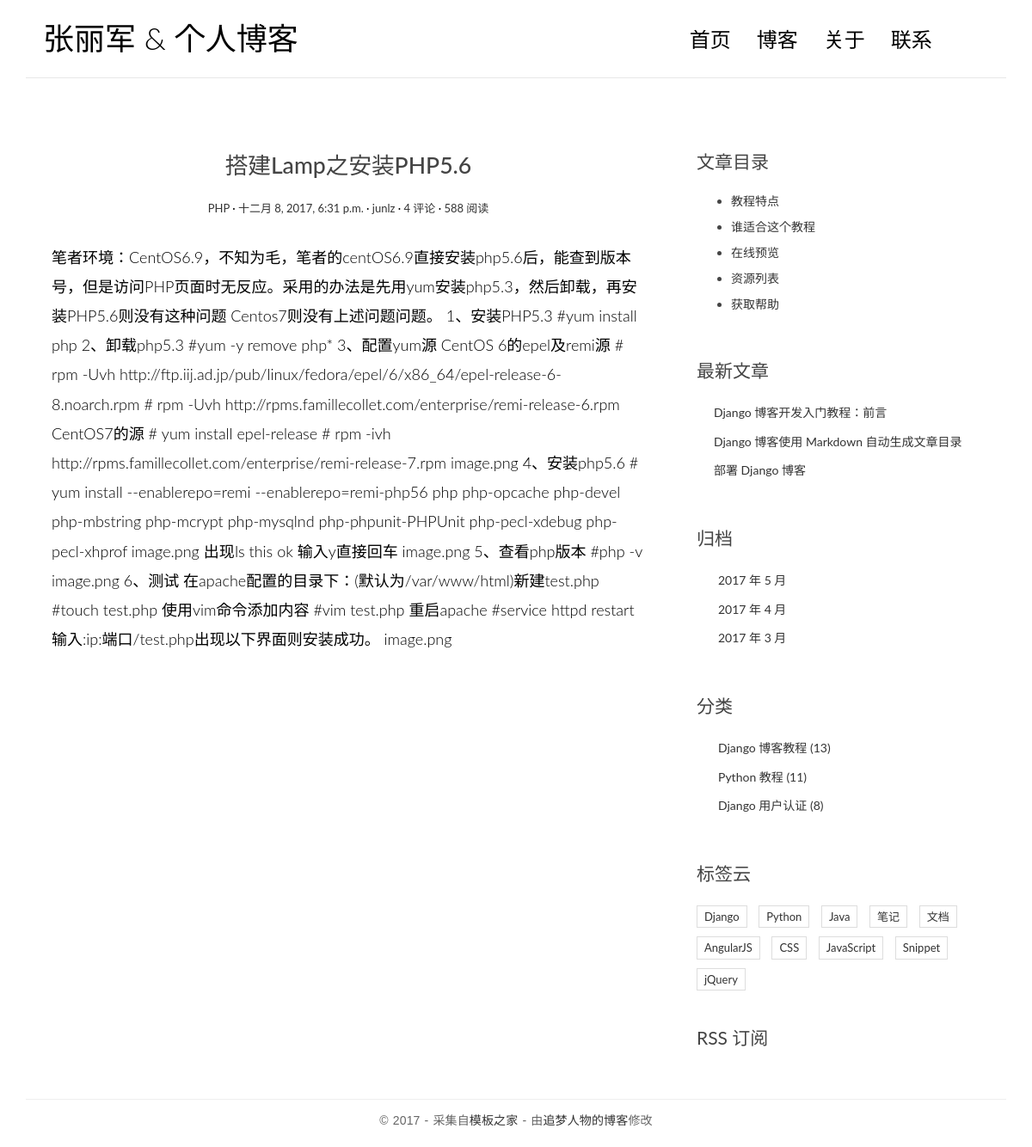
The app's page /post/2/ with its own data.
### blog/models.py (models this page shows, shortened)
@python_2_unicode_compatible
class Post(models.Model):
    title = models.CharField(max_length=70)
    body = models.TextField()
    created_time = models.DateTimeField()
    modified_time = models.DateTimeField() #文章修改时间
    excerpt = models.CharField(max_length=200,blank=True)
    category = models.ForeignKey(Category)
    tags = models.ManyToManyField(Tag,blank=True)
    author = models.ForeignKey(User)

@python_2_unicode_compatible
class Category(models.Model):
    name = models.CharField(max_length=100)

### blog/views.py (the view)
# urls.py: url(r'^post/(?P<pk>[0-9]+)/$', views.detail, name='detail'),
def detail(request, pk):
    post = get_object_or_404(Post, pk=pk)
    return render(request, 'blog/detail.html', context={'post': post})

### templates/blog/detail.html
{% extends 'base.html' %}
{% block main %}
<article class="post post-{{ post.pk }}">
  <header class="entry-header">
    <h1 class="entry-title">{{ post.title }}</h1>
    <div class="entry-meta">
      <span class="post-category"><a href="#">{{ post.category.name }}</a></span>
      <span class="post-date"><a href="#"><time class="entry-date"
                                                datetime="{{ post.created_time }}">{{ post.created_time }}</time></a></span>
      <span class="post-author"><a href="#">{{ post.author }}</a></span>
      <span class="comments-link"><a href="#">4 评论</a></span>
      <span class="views-count"><a href="#">588 阅读</a></span>
    </div>
  </header>
  <div class="entry-content clearfix">
    {{ post.body }}
  </div>
</article>
{% endblock main %}
{% block toc %}
    <div class="widget widget-content">
        <h3 class="widget-title">文章目录</h3>
        <ul>
            <li>
                <a href="#">教程特点</a>
            </li>
            <li>
                <a href="#">谁适合这个教程</a>
            </li>
            <li>
                <a href="#">在线预览</a>
            </li>
            <li>
                <a href="#">资源列表</a>
            </li>
            <li>
                <a href="#">获取帮助</a>
            </li>
        </ul>
    </div>
{% endblock toc %}

### blog/static/blog/css/custom.css (style rules this page uses)
* { outline: none; }
h1, h2, h3, h4, h5, h6 { margin-top: 0; }
a { color: #333; }
body { color: #444; font-family: 'Lato', sans-serif; }
.post { background: #fff; padding: 30px 30px 0; }
.entry-title { text-align: center; font-size: 1.9em; margin-bottom: 20px; line-height: 1.6; padding: 10px 20px 0; }
.entry-meta { text-align: center; color: #DDDDDD; font-size: 13px; margin-bottom: 30px; }
.entry-content { font-size: 18px; line-height: 1.9; font-weight: 300; color: #000; }
.post-category::after, .post-date::after, .post-author::after, .comments-link::after { content: ' ·'; color: #000; }
.widget { background: #fff; padding: 30px 0 0; }
.widget-title { font-size: 1.5em; margin-bottom: 20px; line-height: 1.6; padding: 10px 0 0; font-weight: 400; }
.widget-content ul li { margin-bottom: 10px; }

### records on screen
Post: title "搭建Lamp之安装PHP5.6", category.name "PHP", created_time "十二月 8, 2017, 6:31 p.m.", author "junlz", body "笔者环境：CentOS6.9，不知为毛，笔者的centOS6.9直接安装php5.6后，能查到版本号，但是访问PHP页面时无反应。采用的办法是先用yum安装php5.3，然后卸载，再安装PHP5.6则没有这种问题 Centos7则没有上述问题问题。 1、安装PHP5.3 #yum install php 2、卸载php5.3 #yum -y remove php* 3、配置yum源 CentOS 6的epel及remi源 # rpm -Uvh http://ftp.iij.ad.jp/pub/linux/fedora/epel/6/x86_64/epel-release-6-8.noarch.rpm # rpm -Uvh http://rpms.famillecollet.com/enterprise/remi-release-6.rpm CentOS7的源 # yum install epel-release # rpm -ivh http://rpms.famillecollet.com/enterprise/remi-release-7.rpm image.png 4、安装php5.6 # yum install --enablerepo=remi --enablerepo=remi-php56 php php-opcache php-devel php-mbstring php-mcrypt php-mysqlnd php-phpunit-PHPUnit php-pecl-xdebug php-pecl-xhprof image.png 出现Is this ok…"
